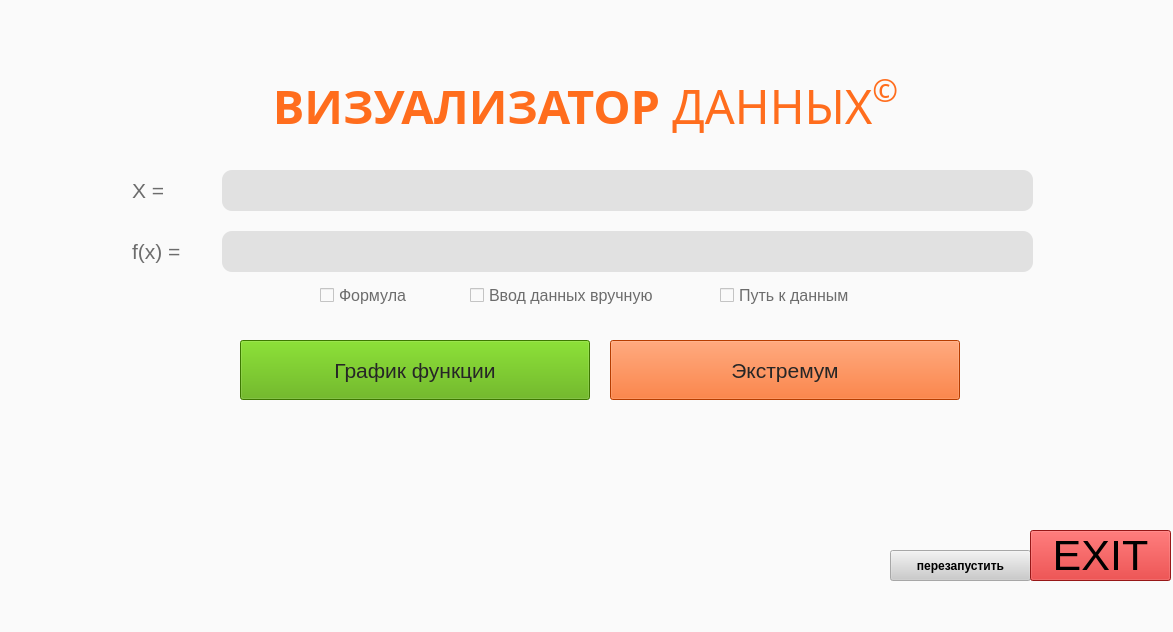
<?xml version="1.0" encoding="UTF-8"?>
<ui version="4.0">
 <class>DataVisualisation</class>
 <widget class="QMainWindow" name="DataVisualisation">
  <property name="enabled">
   <bool>true</bool>
  </property>
  <property name="geometry">
   <rect>
    <x>0</x>
    <y>0</y>
    <width>1173</width>
    <height>632</height>
   </rect>
  </property>
  <property name="sizePolicy">
   <sizepolicy hsizetype="Fixed" vsizetype="Fixed">
    <horstretch>0</horstretch>
    <verstretch>0</verstretch>
   </sizepolicy>
  </property>
  <property name="acceptDrops">
   <bool>true</bool>
  </property>
  <property name="windowTitle">
   <string>DataVisualisation</string>
  </property>
  <property name="styleSheet">
   <string notr="true">background-color: rgb(250, 250, 250);</string>
  </property>
  <widget class="QWidget" name="centralwidget">
   <property name="sizePolicy">
    <sizepolicy hsizetype="Expanding" vsizetype="Expanding">
     <horstretch>100</horstretch>
     <verstretch>100</verstretch>
    </sizepolicy>
   </property>
   <widget class="QLineEdit" name="lineEdit">
    <property name="geometry">
     <rect>
      <x>130</x>
      <y>231</y>
      <width>91</width>
      <height>41</height>
     </rect>
    </property>
    <property name="font">
     <font>
      <pointsize>16</pointsize>
     </font>
    </property>
    <property name="acceptDrops">
     <bool>false</bool>
    </property>
    <property name="styleSheet">
     <string notr="true">color: rgb(108, 108, 108);</string>
    </property>
    <property name="text">
     <string>f(x) = </string>
    </property>
    <property name="frame">
     <bool>false</bool>
    </property>
    <property name="readOnly">
     <bool>true</bool>
    </property>
   </widget>
   <widget class="QPushButton" name="reset">
    <property name="enabled">
     <bool>false</bool>
    </property>
    <property name="geometry">
     <rect>
      <x>890</x>
      <y>550</y>
      <width>141</width>
      <height>31</height>
     </rect>
    </property>
    <property name="font">
     <font>
      <weight>75</weight>
      <bold>true</bold>
     </font>
    </property>
    <property name="toolTip">
     <string>&lt;html&gt;&lt;head/&gt;&lt;body&gt;&lt;p&gt;&lt;span style=&quot; font-size:12pt; font-weight:400;&quot;&gt;Будет доделано позже.&lt;/span&gt;&lt;/p&gt;&lt;/body&gt;&lt;/html&gt;</string>
    </property>
    <property name="styleSheet">
     <string notr="true">background-color: rgb(255, 0, 0);
background-color: rgb(255, 255, 106);
color: rgb(0, 0, 0);
background-color: rgb(203, 203, 203);</string>
    </property>
    <property name="text">
     <string>перезапустить</string>
    </property>
   </widget>
   <widget class="QCheckBox" name="cb_w">
    <property name="enabled">
     <bool>false</bool>
    </property>
    <property name="geometry">
     <rect>
      <x>720</x>
      <y>280</y>
      <width>161</width>
      <height>31</height>
     </rect>
    </property>
    <property name="font">
     <font>
      <pointsize>12</pointsize>
     </font>
    </property>
    <property name="toolTip">
     <string>&lt;html&gt;&lt;head/&gt;&lt;body&gt;&lt;p&gt;Будет доделано позже.&lt;/p&gt;&lt;/body&gt;&lt;/html&gt;</string>
    </property>
    <property name="styleSheet">
     <string notr="true">color: rgb(108, 108, 108);</string>
    </property>
    <property name="text">
     <string>Путь к данным</string>
    </property>
   </widget>
   <widget class="QCheckBox" name="cb_i">
    <property name="enabled">
     <bool>false</bool>
    </property>
    <property name="geometry">
     <rect>
      <x>470</x>
      <y>280</y>
      <width>231</width>
      <height>31</height>
     </rect>
    </property>
    <property name="font">
     <font>
      <pointsize>12</pointsize>
     </font>
    </property>
    <property name="toolTip">
     <string>&lt;html&gt;&lt;head/&gt;&lt;body&gt;&lt;p&gt;Будет доделано позже.&lt;/p&gt;&lt;/body&gt;&lt;/html&gt;</string>
    </property>
    <property name="styleSheet">
     <string notr="true">color: rgb(108, 108, 108);</string>
    </property>
    <property name="text">
     <string>Ввод данных вручную</string>
    </property>
   </widget>
   <widget class="QLineEdit" name="inputline">
    <property name="geometry">
     <rect>
      <x>222</x>
      <y>231</y>
      <width>811</width>
      <height>41</height>
     </rect>
    </property>
    <property name="font">
     <font>
      <pointsize>16</pointsize>
     </font>
    </property>
    <property name="focusPolicy">
     <enum>Qt::WheelFocus</enum>
    </property>
    <property name="contextMenuPolicy">
     <enum>Qt::DefaultContextMenu</enum>
    </property>
    <property name="toolTip">
     <string/>
    </property>
    <property name="layoutDirection">
     <enum>Qt::LeftToRight</enum>
    </property>
    <property name="styleSheet">
     <string notr="true">color: rgb(10, 10, 10);
background-color: rgb(225, 225, 225);

border-radius: 10px;</string>
    </property>
    <property name="text">
     <string/>
    </property>
    <property name="frame">
     <bool>true</bool>
    </property>
    <property name="dragEnabled">
     <bool>false</bool>
    </property>
    <property name="readOnly">
     <bool>false</bool>
    </property>
    <property name="pixmap" stdset="0">
     <pixmap/>
    </property>
   </widget>
   <widget class="QPushButton" name="exit">
    <property name="geometry">
     <rect>
      <x>1030</x>
      <y>530</y>
      <width>141</width>
      <height>51</height>
     </rect>
    </property>
    <property name="font">
     <font>
      <pointsize>32</pointsize>
     </font>
    </property>
    <property name="styleSheet">
     <string notr="true">background-color: rgb(212, 32, 32);
color: rgb(0, 0, 0);</string>
    </property>
    <property name="text">
     <string>EXIT</string>
    </property>
   </widget>
   <widget class="QLineEdit" name="lineEdit_2">
    <property name="geometry">
     <rect>
      <x>130</x>
      <y>170</y>
      <width>71</width>
      <height>41</height>
     </rect>
    </property>
    <property name="font">
     <font>
      <pointsize>16</pointsize>
     </font>
    </property>
    <property name="acceptDrops">
     <bool>false</bool>
    </property>
    <property name="styleSheet">
     <string notr="true">color: rgb(108, 108, 108);</string>
    </property>
    <property name="text">
     <string>X = </string>
    </property>
    <property name="frame">
     <bool>false</bool>
    </property>
    <property name="readOnly">
     <bool>true</bool>
    </property>
   </widget>
   <widget class="QPushButton" name="b_e">
    <property name="geometry">
     <rect>
      <x>610</x>
      <y>340</y>
      <width>350</width>
      <height>60</height>
     </rect>
    </property>
    <property name="sizePolicy">
     <sizepolicy hsizetype="Expanding" vsizetype="Expanding">
      <horstretch>100</horstretch>
      <verstretch>100</verstretch>
     </sizepolicy>
    </property>
    <property name="font">
     <font>
      <pointsize>16</pointsize>
     </font>
    </property>
    <property name="toolTip">
     <string>&lt;html&gt;&lt;head/&gt;&lt;body&gt;&lt;p&gt;Поиск локального экстремума с помощью генетического алгоритма(скрещивание по битовой маске, турнирная селекция).&lt;/p&gt;&lt;/body&gt;&lt;/html&gt;</string>
    </property>
    <property name="styleSheet">
     <string notr="true">background-color: rgb(255, 85, 0);
color: rgb(38, 38,38);</string>
    </property>
    <property name="text">
     <string>Экстремум</string>
    </property>
   </widget>
   <widget class="QCheckBox" name="cb_f">
    <property name="geometry">
     <rect>
      <x>320</x>
      <y>280</y>
      <width>141</width>
      <height>31</height>
     </rect>
    </property>
    <property name="font">
     <font>
      <pointsize>12</pointsize>
     </font>
    </property>
    <property name="toolTip">
     <string>&lt;html&gt;&lt;head/&gt;&lt;body&gt;&lt;p&gt;Визуализация данных с помощью исходной формулы. Подходит как для &amp;quot;Графика функции&amp;quot;, так и для &amp;quot;Экстремума.&lt;/p&gt;&lt;/body&gt;&lt;/html&gt;</string>
    </property>
    <property name="styleSheet">
     <string notr="true">color: rgb(30, 30, 30);
color: rgb(108, 108, 108);</string>
    </property>
    <property name="text">
     <string>Формула</string>
    </property>
    <property name="tristate">
     <bool>false</bool>
    </property>
   </widget>
   <widget class="QLineEdit" name="inputline_2">
    <property name="geometry">
     <rect>
      <x>222</x>
      <y>170</y>
      <width>811</width>
      <height>41</height>
     </rect>
    </property>
    <property name="font">
     <font>
      <pointsize>16</pointsize>
     </font>
    </property>
    <property name="focusPolicy">
     <enum>Qt::WheelFocus</enum>
    </property>
    <property name="contextMenuPolicy">
     <enum>Qt::DefaultContextMenu</enum>
    </property>
    <property name="toolTip">
     <string/>
    </property>
    <property name="layoutDirection">
     <enum>Qt::LeftToRight</enum>
    </property>
    <property name="styleSheet">
     <string notr="true">color: rgb(10, 10, 10);
border-radius: 10px;
background-color: rgb(225, 225, 225);
</string>
    </property>
    <property name="text">
     <string/>
    </property>
    <property name="dragEnabled">
     <bool>false</bool>
    </property>
    <property name="readOnly">
     <bool>false</bool>
    </property>
    <property name="pixmap" stdset="0">
     <pixmap>../../../../Downloads/MLG.jpg</pixmap>
    </property>
   </widget>
   <widget class="QPushButton" name="b_f">
    <property name="geometry">
     <rect>
      <x>240</x>
      <y>340</y>
      <width>350</width>
      <height>60</height>
     </rect>
    </property>
    <property name="font">
     <font>
      <pointsize>16</pointsize>
     </font>
    </property>
    <property name="toolTip">
     <string>&lt;html&gt;&lt;head/&gt;&lt;body&gt;&lt;p&gt;Визуализаци данных в виде графика с помощью &lt;span style=&quot; font-weight:600;&quot;&gt;matplotlib&lt;/span&gt; и &lt;span style=&quot; font-weight:600;&quot;&gt;numpy&lt;/span&gt;.&lt;/p&gt;&lt;/body&gt;&lt;/html&gt;</string>
    </property>
    <property name="styleSheet">
     <string notr="true">background-color: rgb(80, 166, 87);
background-color: rgb(63, 173, 85);
background-color: rgb(85, 170, 0);
color: rgb(38, 38,38);</string>
    </property>
    <property name="text">
     <string>График функции</string>
    </property>
   </widget>
   <widget class="QLabel" name="label">
    <property name="geometry">
     <rect>
      <x>170</x>
      <y>50</y>
      <width>831</width>
      <height>111</height>
     </rect>
    </property>
    <property name="font">
     <font>
      <family>Goudy Old Style</family>
      <pointsize>35</pointsize>
      <weight>50</weight>
      <italic>false</italic>
      <bold>false</bold>
     </font>
    </property>
    <property name="styleSheet">
     <string notr="true">font: 35pt &quot;Goudy Old Style&quot;;
color: rgb(255, 109, 29);</string>
    </property>
    <property name="text">
     <string>&lt;html&gt;&lt;head/&gt;&lt;body&gt;&lt;p align=&quot;center&quot;&gt;&lt;span style=&quot; font-weight:600;&quot;&gt;ВИЗУАЛИЗАТОР &lt;/span&gt;ДАННЫХ&lt;span style=&quot; vertical-align:super;&quot;&gt;©&lt;/span&gt;&lt;/p&gt;&lt;/body&gt;&lt;/html&gt;</string>
    </property>
    <property name="alignment">
     <set>Qt::AlignLeading|Qt::AlignLeft|Qt::AlignVCenter</set>
    </property>
   </widget>
   <widget class="QWidget" name="w1" native="true">
    <property name="geometry">
     <rect>
      <x>50</x>
      <y>530</y>
      <width>120</width>
      <height>80</height>
     </rect>
    </property>
   </widget>
  </widget>
  <widget class="QMenuBar" name="menubar">
   <property name="geometry">
    <rect>
     <x>0</x>
     <y>0</y>
     <width>1173</width>
     <height>26</height>
    </rect>
   </property>
  </widget>
  <widget class="QStatusBar" name="statusbar"/>
  <action name="extr">
   <property name="text">
    <string>Экстремум</string>
   </property>
  </action>
  <action name="funk">
   <property name="text">
    <string>Функция</string>
   </property>
  </action>
  <action name="distr">
   <property name="text">
    <string>Распределения</string>
   </property>
  </action>
 </widget>
 <resources/>
 <connections/>
</ui>
